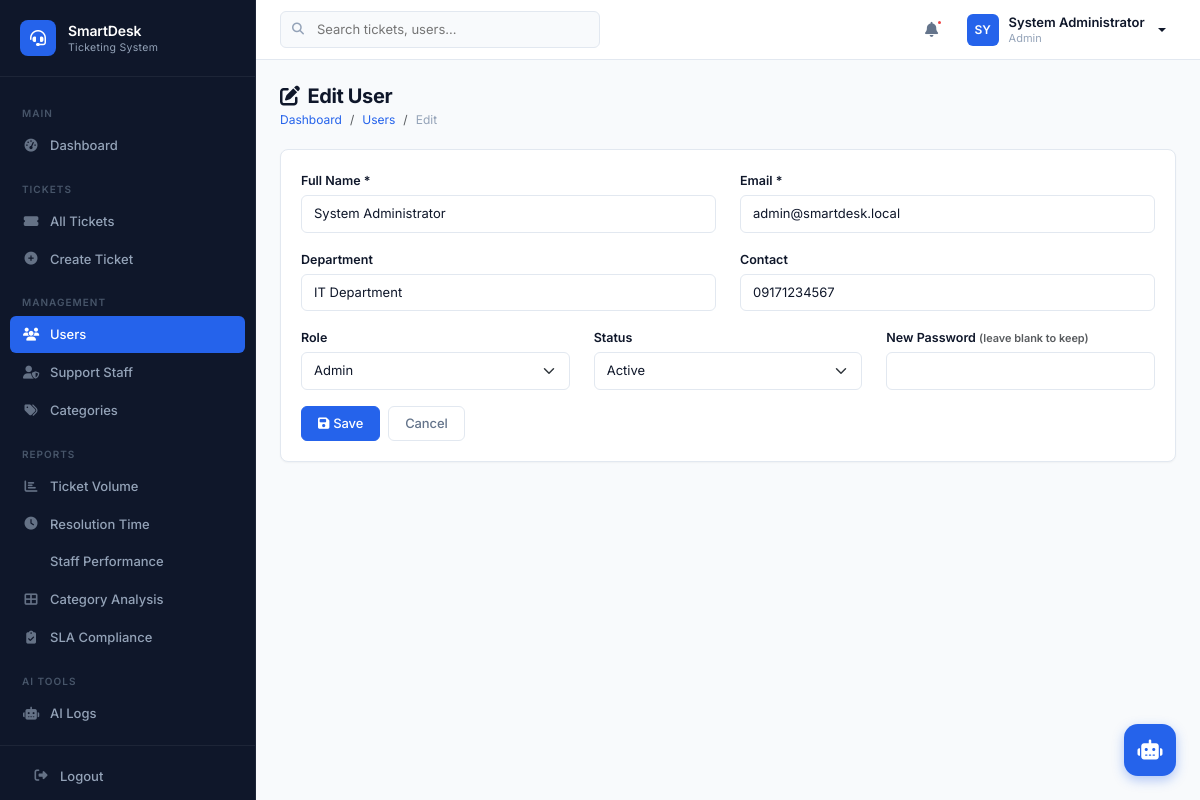
The app's page /modules/users/edit.php?id=1 (signed in) with its own data.
### tables this page shows
CREATE TABLE IF NOT EXISTS users (
    user_id INT AUTO_INCREMENT PRIMARY KEY,
    employee_id VARCHAR(20) NOT NULL UNIQUE,
    full_name VARCHAR(100) NOT NULL,
    department VARCHAR(100) DEFAULT NULL,
    email VARCHAR(150) NOT NULL UNIQUE,
    contact_number VARCHAR(20) DEFAULT NULL,
    password_hash VARCHAR(255) NOT NULL,
    role ENUM('Admin','Support Staff','End User') NOT NULL DEFAULT 'End User',
    status ENUM('Active','Inactive') NOT NULL DEFAULT 'Active',
    created_datetime DATETIME NOT NULL DEFAULT CURRENT_TIMESTAMP,
    updated_datetime DATETIME NOT NULL DEFAULT CURRENT_TIMESTAMP ON UPDATE CURRENT_TIMESTAMP,
    INDEX idx_users_role (role),
    INDEX idx_users_status (status),
    INDEX idx_users_email (email)
);

### includes/auth.php (called while the page is built, shortened)
<?php
function getBaseUrl() {
    $scriptDir = dirname($_SERVER['SCRIPT_NAME']);
    $dir = realpath(dirname($_SERVER['SCRIPT_FILENAME']));
    $projectRoot = realpath(__DIR__ . '/..');
    $relative = str_replace($projectRoot, '', $dir);
    $depth = substr_count($relative, DIRECTORY_SEPARATOR);
    $base = $scriptDir;
    for ($i = 0; $i < $depth; $i++) {
        $base = dirname($base);
    }
    return rtrim($base, '/');
}

### includes/functions.php (called while the page is built, shortened)
<?php
function e($string) {
    return htmlspecialchars($string ?? '', ENT_QUOTES, 'UTF-8');
}

### modules/users/edit.php (the view, shortened to what this page needs)
<?php
require_once __DIR__ . '/../../includes/header.php';
$pdo = getDBConnection();
$id = intval($_GET['id'] ?? 0);
$stmt = $pdo->prepare("SELECT * FROM users WHERE user_id = ?"); $stmt->execute([$id]); $user = $stmt->fetch();
?>
<div class="page-header"><h1><i class="fas fa-edit me-2"></i>Edit User</h1>
<nav aria-label="breadcrumb"><ol class="breadcrumb"><li class="breadcrumb-item"><a href="<?= $baseUrl ?>/dashboard.php">Dashboard</a></li><li class="breadcrumb-item"><a href="index.php">Users</a></li><li class="breadcrumb-item active">Edit</li></ol></nav></div>
<div class="card"><div class="card-body">
<form method="POST"><?= csrfTokenField() ?>
<div class="row">
<div class="col-md-6 mb-3"><label class="form-label">Full Name *</label><input type="text" name="full_name" class="form-control" value="<?= e($user['full_name']) ?>" required></div>
<div class="col-md-6 mb-3"><label class="form-label">Email *</label><input type="email" name="email" class="form-control" value="<?= e($user['email']) ?>" required></div>
<div class="col-md-6 mb-3"><label class="form-label">Department</label><input type="text" name="department" class="form-control" value="<?= e($user['department']) ?>"></div>
<div class="col-md-6 mb-3"><label class="form-label">Contact</label><input type="text" name="contact_number" class="form-control" value="<?= e($user['contact_number']) ?>"></div>
<div class="col-md-4 mb-3"><label class="form-label">Role</label><select name="role" class="form-select">
<?php foreach(['Admin','Support Staff','End User'] as $r): ?><option value="<?= $r ?>" <?= $user['role']===$r?'selected':'' ?>><?= $r ?></option><?php endforeach; ?></select></div>
<div class="col-md-4 mb-3"><label class="form-label">Status</label><select name="status" class="form-select">
<option value="Active" <?= $user['status']==='Active'?'selected':'' ?>>Active</option><option value="Inactive" <?= $user['status']==='Inactive'?'selected':'' ?>>Inactive</option></select></div>
<div class="col-md-4 mb-3"><label class="form-label">New Password <small class="text-muted">(leave blank to keep)</small></label><input type="password" name="password" class="form-control" minlength="6"></div>
</div>
<div class="d-flex gap-2"><button type="submit" class="btn btn-primary"><i class="fas fa-save me-1"></i>Save</button><a href="index.php" class="btn btn-outline-secondary">Cancel</a></div>
</form></div></div>
<?php require_once __DIR__ . '/../../includes/footer.php'; ?>

### assets/css/app.css (style rules this page uses)
:root { --sidebar-width: 256px; --topbar-height: 60px; --slate-50: #f8fafc; --slate-100: #f1f5f9; --slate-200: #e2e8f0; --slate-300: #cbd5e1; --slate-400: #94a3b8; --slate-500: #64748b; --slate-600: #475569; --slate-700: #334155; --slate-800: #1e293b; --slate-900: #0f172a; --brand-50: #eff6ff; --brand-100: #dbeafe; --brand-500: #3b82f6; --brand-600: #2563eb; --brand-700: #1d4ed8; --success-50: #f0fdf4; --success-500: #22c55e; --success-700: #15803d; --warning-50: #fffbeb; --warning-500: #f59e0b; --warning-700: #b45309; --danger-50: #fef2f2; --danger-500: #ef4444; --danger-700: #b91c1c; --info-50: #ecfeff; --info-500: #06b6d4; --info-700: #0e7490; --body-bg: var(--slate-50); --card-bg: #ffffff; --border-color: var(--slate-200); --text-primary: var(--slate-900); --text-secondary: var(--slate-500); --text-muted: var(--slate-400); --shadow-xs: 0 1px 2px rgba(0,0,0,0.04); --shadow-sm: 0 1px 3px rgba(0,0,0,0.06), 0 1px 2px rgba(0,0,0,0.04); --shadow-md: 0 4px 6px -1px rgba(0,0,0,0.06), 0 2px 4px -2px rgba(0,0,0,0.04); --shadow-lg: 0 10px 15px -3px rgba(0,0,0,0.08), 0 4px 6px -4px rgba(0,0,0,0.03); --radius: 8px; --radius-lg: 12px; --transition: all 0.15s ease; }
*,*::before,*::after { box-sizing: border-box; }
body { font-family: 'Inter', -apple-system, BlinkMacSystemFont, 'Segoe UI', sans-serif; background: var(--body-bg); color: var(--text-primary); font-size: 13.5px; line-height: 1.6; margin: 0; -webkit-font-smoothing: antialiased; }
a { color: var(--brand-600); text-decoration: none; }
.page-header { margin-bottom: 20px; }
.page-header h1 { font-size: 20px; font-weight: 700; margin: 0 0 2px; color: var(--text-primary); letter-spacing: -0.02em; }
.breadcrumb { background: none; padding: 0; margin: 0; font-size: 12px; }
.breadcrumb-item a { color: var(--brand-600); }
.breadcrumb-item.active { color: var(--text-muted); }
.card { background: var(--card-bg); border: 1px solid var(--border-color); border-radius: var(--radius); box-shadow: var(--shadow-xs); }
.card-body { padding: 20px; }
.btn { font-weight: 500; font-size: 13px; padding: 7px 16px; border-radius: 6px; transition: var(--transition); letter-spacing: -0.01em; }
.btn-primary { background: var(--brand-600); border-color: var(--brand-600); }
.btn-outline-secondary { border-color: var(--border-color); color: var(--text-secondary); }
.form-control, .form-select { border: 1px solid var(--border-color); border-radius: 6px; padding: 8px 12px; font-size: 13px; transition: var(--transition); color: var(--text-primary); }
.form-label { font-weight: 600; font-size: 12.5px; color: var(--text-primary); margin-bottom: 4px; }

### records on screen
users: full_name "System Administrator", email "admin@smartdesk.local", department "IT Department", contact_number "09171234567", role "Admin", status "Active"

### other values on screen
substr(getCurrentUserName(), 0, 2) "SY"
getCurrentUserName() "System Administrator"
getCurrentUserRole() "Admin"
